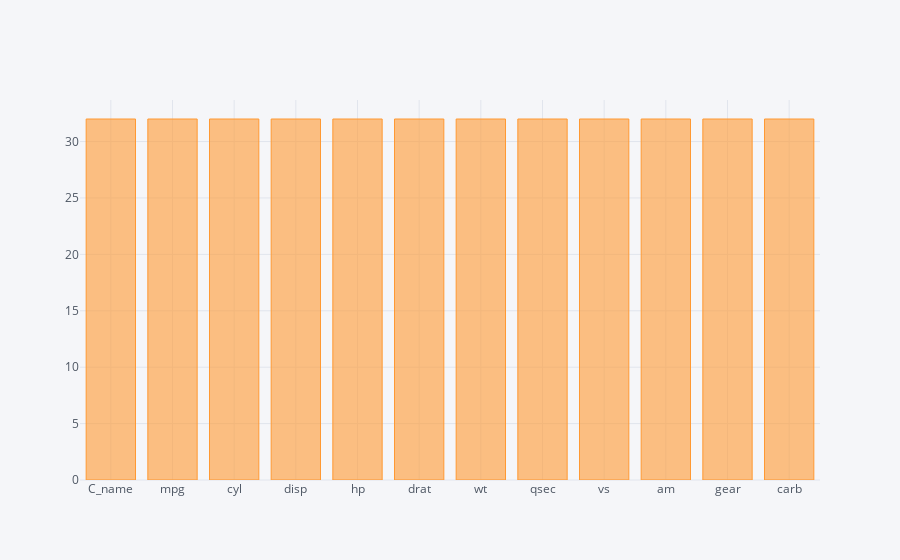

The code cell stored with this chart in its notebook:
### Markdown cell above
# Count Plot

### Code cell
cars.count().iplot(kind='bar')

### Figure 1 — Plotly figure (JSON) as saved in the notebook; plotly's stock layout.template omitted (floating-point values rounded to 4 significant figures)
{"data": [{"marker": {"color": "rgba(255, 153, 51, 0.6)", "line": {"color": "rgba(255, 153, 51, 1.0)", "width": 1}}, "name": "None", "orientation": "v", "text": "", "type": "bar", "uid": "f4b41057-4a91-4955-ae08-524979ce88c6", "x": ["C_name", "mpg", "cyl", "disp", "hp", "drat", "wt", "qsec", "vs", "am", "gear", "carb"], "y": [32, 32, 32, 32, 32, 32, 32, 32, 32, 32, 32, 32]}], "layout": {"legend": {"bgcolor": "#F5F6F9", "font": {"color": "#4D5663"}}, "paper_bgcolor": "#F5F6F9", "plot_bgcolor": "#F5F6F9", "title": {"font": {"color": "#4D5663"}}, "xaxis": {"gridcolor": "#E1E5ED", "showgrid": true, "tickfont": {"color": "#4D5663"}, "title": {"font": {"color": "#4D5663"}, "text": ""}, "zerolinecolor": "#E1E5ED"}, "yaxis": {"gridcolor": "#E1E5ED", "showgrid": true, "tickfont": {"color": "#4D5663"}, "title": {"font": {"color": "#4D5663"}, "text": ""}, "zerolinecolor": "#E1E5ED"}}}
